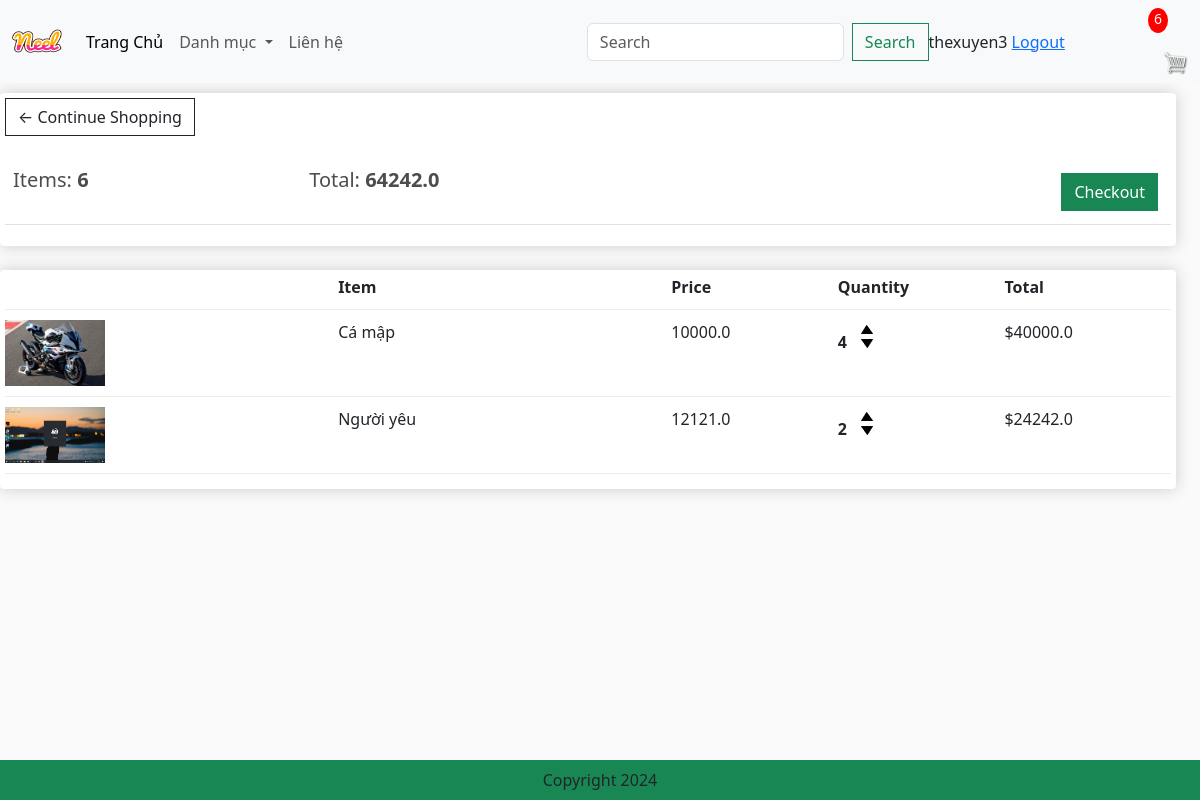
The app's page /cart/ (signed in) with its own data.
### app/models.py (models this page shows, shortened)
class Order(models.Model):
    customer = models.ForeignKey(User,on_delete=models.SET_NULL,blank=True,null=True)
    date_order = models.DateTimeField(auto_now_add=True)
    complete = models.BooleanField(default=False,null=True,blank=False)
    transaction_id = models.CharField(max_length=200,null=True)
    @property
    def get_cart_items(self):
        orderitems = self.orderitem_set.all()
        total = sum([item.quantity for item in orderitems])
        return total
    @property
    def get_cart_total(self):
        orderitems = self.orderitem_set.all()
        total = sum([item.get_total for item in orderitems])
        return total

class OrderItem(models.Model):
    product = models.ForeignKey(Product,on_delete=models.SET_NULL,blank=True,null=True)
    order = models.ForeignKey(Order,on_delete=models.SET_NULL,blank=True,null=True)
    quantity = models.IntegerField(default=0,null=True,blank=True)
    date_added = models.DateTimeField(auto_now_add=True)
    @property
    def get_total(self):
        total = self.product.price * self.quantity
        return total

class Product(models.Model):
    category = models.ManyToManyField(Category, related_name='product')
    name = models.CharField(max_length=200,null=True)
    price = models.FloatField()
    digital = models.BooleanField(default=False,null=True,blank=False) #sản phẩn bán có pải kỹ thuật số hay ko(bán kẹo thì thay)
    image = models.ImageField(null=True,blank=True)
    @property
    def ImageURL(self):
        try:
            url= self.image.url
        except:
            url=''
        return url

### app/views.py (the view)
# urls.py: path('cart/', views.cart, name="cart"),
def cart(request):
    if request.user.is_authenticated:
        customer = request.user
        order, created = Order.objects.get_or_create(customer =customer,complete =False)
        items = order.orderitem_set.all()
        cartItems =order.get_cart_items
        user_not_login='hidden'
        user_login="show"
    else:
        items=[]
        order = {'get_cart_items':0,'get_cart_total':0}
        cartItems = order['get_cart_items']
        user_not_login="show"
        user_login="hidden"
    context={'items': items,'order': order,'cartItems': cartItems,'user_not_login': user_not_login,"user_login":user_login}
    return render(request, 'app/cart.html', context)

### app/templates/app/cart.html
{% extends 'app/base.html' %}
{% load static %}
{% block cart_content %}
<div class="row" style="width:100%">
	<div class="col-lg-12">
		<div class="box-element">
			<a  class="btn btn-outline-dark" href="{% url 'home' %}">&#x2190; Continue Shopping</a>
			<br>
			<br>
			<table class="table">
				<tr>
					<th><h5>Items: <strong>{{order.get_cart_items}}</strong></h5></th>
					<th><h5>Total:<strong> {{order.get_cart_total}}</strong></h5></th>
					<th>
						<a  style="float:right; margin:5px;" class="btn btn-success" href="{% url 'checkout' %}">Checkout</a>
					</th>
				</tr>
			</table>
		</div>
		<br>
		<div class="box-element">
			<div class="cart-row">
				<div style="flex:2"></div>
				<div style="flex:2"><strong>Item</strong></div>
				<div style="flex:1"><strong>Price</strong></div>
				<div style="flex:1"><strong>Quantity</strong></div>
				<div style="flex:1"><strong>Total</strong></div>
			</div>
			{% for item in items  %}
			<div class="cart-row">
				<div style="flex:2"><img class="row-image" src="{{item.product.ImageURL}}"></div>
				<div style="flex:2"><p>{{item.product.name}}</p></div>
				<div style="flex:1"><p>{{item.product.price}}</p></div>
				<div style="flex:1">
					<p class="quantity">{{item.quantity}}</p>
					<div class="quantity">
						<img data-product ={{item.product.id}} data-action='add' class="chg-quantity update-cart" src="{% static  'app/images/arrow-up.png' %}">
						<img data-product ={{item.product.id}} data-action='remove' class="chg-quantity update-cart" src="{% static  'app/images/arrow-down.png' %}">
					</div>
				</div>
				<div style="flex:1"><p>${{item.get_total}}</p></div>
			</div>
			{% endfor %}
		</div>
	</div>
</div>
{% endblock cart_content %}

### app/templates/app/base.html (shortened to what this page needs)
{% load static %}
<!DOCTYPE html>
<html>
    <head>
        <link href="https://cdn.jsdelivr.net/npm/bootstrap@5.3.3/dist/css/bootstrap.min.css" rel="stylesheet"/>
        <link href-"{%static 'app/css/style.css' %}" rel="stylesheet"/>
        <link href-"{%static 'app/css/all.min.css' %}" rel="stylesheet"/>
        <link href-"{%static 'app/css/owl.carousel.min.css' %}" rel="stylesheet"/>
        <link rel="stylesheet" type="text/css" href="{%static 'app/css/main.css' %}">
        <link rel="stylesheet" href="">
    </head>
    <body>
        <nav class="navbar navbar-expand-lg bg-body-tertiary">
            <div class="container-fluid">
              <a class="navbar-brand" href="{% url 'home'%}">
                <img src=" {% static 'app/images/Neel.png' %}" width="50" height="50"/>
              </a>
              <div class="collapse navbar-collapse" id="navbarSupportedContent">
                <ul class="navbar-nav me-auto mb-2 mb-lg-0">
                  <li class="nav-item">
                    <a class="nav-link active" aria-current="page" href="{% url 'home'%}">Trang Chủ</a>
                  </li>
                  <li class="nav-item dropdown">
                    <a class="nav-link dropdown-toggle" href="#" role="button" data-bs-toggle="dropdown" aria-expanded="false">
                      Danh mục
                    </a>
                  </li>
                  <li class="nav-item">
                    <a class="nav-link"  href="#">Liên hệ</a>
                  </li>
                </ul>
                <form class="d-flex" role="search" method = POST action = "{% url "search" %}" >
                  <input class="form-control me-2" type="search" placeholder="Search" aria-label="Search" name="searched">
                  <button class="btn btn-outline-success" type="submit">Search</button>
                </form>
              </div>
                <div class="form-inline mb-2 mb-lg-0" style = "visibility: {{user_login}}">
                  <span> {{request.user}} </span>
                  <span><a href = "{% url 'logout' %}"> Logout</a></span>
                </div>
              <div class="form-inline my-2 my-lg-0">
                <p id="cart-total">{{cartItems}}</p>
                <a href="{% url "cart" %}"><img id="cart-icon" src="{% static "images/cart.png" %}"></a>
              </div>
            </div>
          </nav>
          {% block cart_content %}{% endblock cart_content %}
          <footer class="container-fluid bg-success text-center fixed-bottom p-2 mt-5">
            Copyright 2024
          </footer>
    </body>
</html>

### app/static/app/css/main.css (style rules this page uses)
body { background-color: hsl(0, 0%, 98%); }
h1,h2,h3,h4,h5,h6 { color:hsl(0, 0%, 30%); }
.box-element { box-shadow:hsl(0, 0%, 80%) 0 0 16px; background-color: #fff; border-radius: 4px; padding: 5px; }
#cart-icon { width:25px; display: inline-block; margin-left: 15px; }
#cart-total { display: block; text-align: center; color:#fff; background-color: red; width: 20px; height: 25px; border-radius: 50%; font-size: 14px; }
.col-lg-3, .col-lg-4, .col-lg-6, .col-lg-8, .col-lg-12 { margin-top: 10px; }
.btn { border-radius: 0; }
.row-image { width: 100px; }
.cart-row { display: flex; align-items: flex-stretch; padding-bottom: 10px; margin-bottom: 10px; border-bottom: 1px solid #ececec; }
.quantity { display: inline-block; font-weight: 700; padding-right:10px; }
.chg-quantity { width: 12px; cursor: pointer; display: block; margin-top: 5px; transition:.1s; }

### records on screen
Order: get_cart_items "6", get_cart_total "64242.0"
OrderItem: product.ImageURL (picture), product.name "Cá mập", product.price "10000.0", quantity "4", get_total "40000.0"
OrderItem: product.ImageURL (picture), product.name "Người yêu", product.price "12121.0", quantity "2", get_total "24242.0"

### other values on screen
{{ request.user }} "thexuyen3"
{{ cartItems }} "6"
